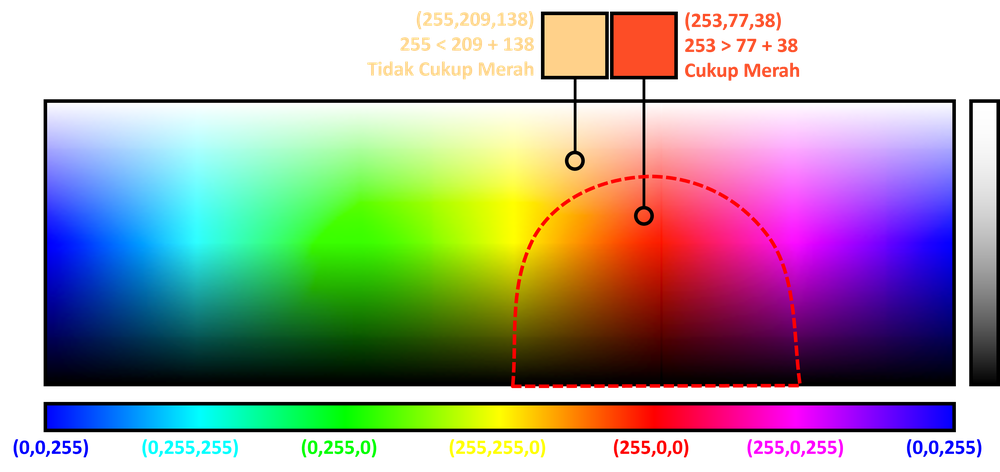
#> input picture penjelasan color space yang cukup merah.png, 1000 x 472 px, shrunk from 3967 x 1873 before the run
$ python testcolor.py
#> lines starting #> are read from the running program, lines starting #| are printed output that depends on the picture
from PIL import Image

# Open the image
img = Image.open("penjelasan color space yang cukup merah.png")
#> img is the input picture: PIL image 1000x472 RGBA; mean R, G, B, A 88.2, 84, 79.7, 170.5

# Get the width and height of the image
width, height = img.size
#> width = 1000; height = 472

# Convert the image to RGB format
rgb_img = img.convert("RGB")
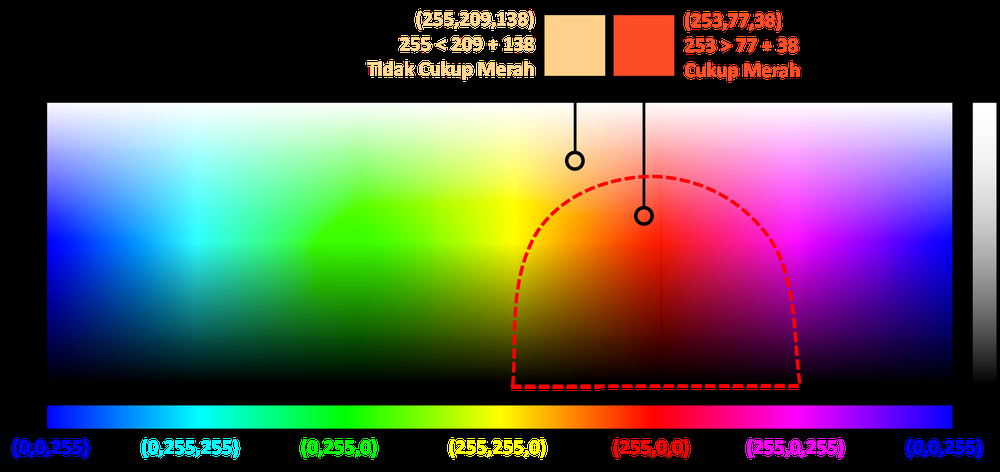
#> rgb_img: PIL image 1000x472 RGB; mean R, G, B 88.2, 84, 79.7

# Iterate over every pixel in the image
for x in range(width):
    for y in range(height):
        # Get the RGB values of the pixel
        r, g, b = rgb_img.getpixel((x, y))

        # Check if Red value is less than the Green + Blue value
        if r <= g + b:
            # Set the pixel to black
            rgb_img.putpixel((x, y), (0, 0, 0))
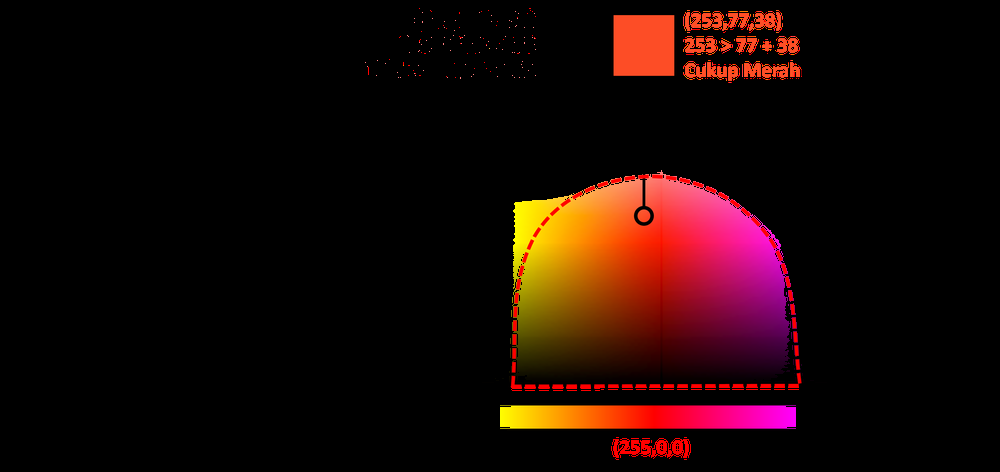
#> rgb_img: PIL image 1000x472 RGB; mean R, G, B 26.4, 8.1, 5.4

# Save the modified image
rgb_img.save("modified_image.jpg")
